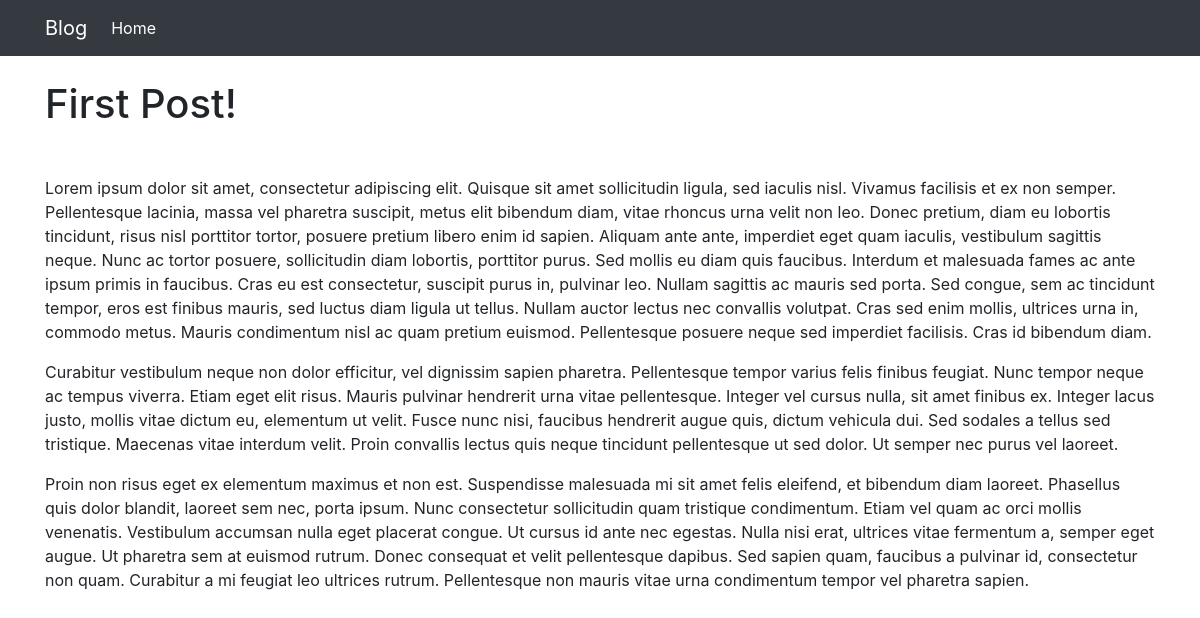
/1/, run on the app's committed database.
### posts/models.py (models this page shows, shortened)
class Post(models.Model):
    title = models.CharField(max_length=120)
    body = models.TextField()

### posts/views.py (the view)
# urls.py: path('<pk>/', views.PostDetailView.as_view(), name='post_detail'),
class PostDetailView(DetailView):
	template_name = "post_page.html"
	def get_object(self, *args, **kwargs):
		pk = self.kwargs.get('pk')
		instance = Post.objects.get(pk=pk)
		if instance is None:
			raise Http404("Post doesn't exist")
		return instance

### templates/post_page.html
{% extends 'base.html' %}
{% block content %}
	<h1>{{ object.title }}</h1>
	<br/>
	<p>{{ object.body|linebreaks }}</p>
	<br/>
{% endblock %}

### data on the page
Post: title "First Post!", body "Lorem ipsum dolor sit amet, consectetur adipiscing elit. Quisque sit amet sollicitudin ligula, sed iaculis nisl. Vivamus facilisis et ex non semper. Pellentesque lacinia, massa vel pharetra suscipit, metus elit bibendum diam, vitae rhoncus urna velit non leo. Donec pretium, diam eu lobortis tincidunt, risus nisl porttitor tortor, posuere pretium libero enim id sapien. Aliquam ante ante, imperdiet eget quam iaculis, vestibulum sagittis neque. Nunc ac tortor posuere, sollicitudin diam lobortis, porttitor purus. Sed mollis eu diam quis faucibus. Interdum et malesuada fames ac ante ipsum primis in faucibus. Cras eu est consectetur, suscipit purus in, pulvinar leo. Nullam sagittis ac mauris sed…"
